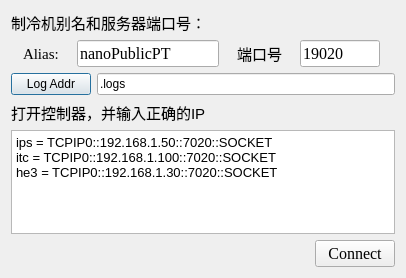
<?xml version="1.0" encoding="UTF-8"?>
<ui version="4.0">
 <class>Dialog</class>
 <widget class="QDialog" name="Dialog">
  <property name="geometry">
   <rect>
    <x>0</x>
    <y>0</y>
    <width>406</width>
    <height>278</height>
   </rect>
  </property>
  <property name="windowTitle">
   <string>Dialog</string>
  </property>
  <layout class="QVBoxLayout" name="verticalLayout">
   <item>
    <widget class="QLabel" name="label_5">
     <property name="font">
      <font>
       <pointsize>11</pointsize>
      </font>
     </property>
     <property name="text">
      <string>制冷机别名和服务器端口号：</string>
     </property>
    </widget>
   </item>
   <item>
    <layout class="QHBoxLayout" name="horizontalLayout">
     <item>
      <widget class="QLabel" name="label1">
       <property name="sizePolicy">
        <sizepolicy hsizetype="Fixed" vsizetype="Preferred">
         <horstretch>0</horstretch>
         <verstretch>0</verstretch>
        </sizepolicy>
       </property>
       <property name="font">
        <font>
         <family>Times New Roman</family>
         <pointsize>11</pointsize>
        </font>
       </property>
       <property name="text">
        <string>Alias:</string>
       </property>
      </widget>
     </item>
     <item>
      <widget class="QLineEdit" name="le_alias">
       <property name="sizePolicy">
        <sizepolicy hsizetype="Fixed" vsizetype="Fixed">
         <horstretch>0</horstretch>
         <verstretch>0</verstretch>
        </sizepolicy>
       </property>
       <property name="font">
        <font>
         <family>Times New Roman</family>
         <pointsize>12</pointsize>
        </font>
       </property>
       <property name="text">
        <string>nanoPublicPT</string>
       </property>
      </widget>
     </item>
     <item>
      <widget class="QLabel" name="label1_18">
       <property name="sizePolicy">
        <sizepolicy hsizetype="Fixed" vsizetype="Preferred">
         <horstretch>0</horstretch>
         <verstretch>0</verstretch>
        </sizepolicy>
       </property>
       <property name="font">
        <font>
         <family>Times New Roman</family>
         <pointsize>11</pointsize>
        </font>
       </property>
       <property name="text">
        <string>端口号</string>
       </property>
      </widget>
     </item>
     <item>
      <widget class="QLineEdit" name="le_port">
       <property name="sizePolicy">
        <sizepolicy hsizetype="Fixed" vsizetype="Fixed">
         <horstretch>0</horstretch>
         <verstretch>0</verstretch>
        </sizepolicy>
       </property>
       <property name="minimumSize">
        <size>
         <width>80</width>
         <height>0</height>
        </size>
       </property>
       <property name="maximumSize">
        <size>
         <width>80</width>
         <height>16777215</height>
        </size>
       </property>
       <property name="font">
        <font>
         <family>Times New Roman</family>
         <pointsize>12</pointsize>
        </font>
       </property>
       <property name="text">
        <string>19020</string>
       </property>
      </widget>
     </item>
    </layout>
   </item>
   <item>
    <layout class="QHBoxLayout" name="horizontalLayout_2">
     <item>
      <widget class="QPushButton" name="pb_log_addr">
       <property name="text">
        <string>Log Addr</string>
       </property>
      </widget>
     </item>
     <item>
      <widget class="QLineEdit" name="le_log_addr">
       <property name="text">
        <string>.logs</string>
       </property>
       <property name="readOnly">
        <bool>true</bool>
       </property>
      </widget>
     </item>
    </layout>
   </item>
   <item>
    <widget class="QLabel" name="label_4">
     <property name="font">
      <font>
       <pointsize>11</pointsize>
      </font>
     </property>
     <property name="text">
      <string>打开控制器，并输入正确的IP</string>
     </property>
    </widget>
   </item>
   <item>
    <widget class="QPlainTextEdit" name="pte_pt_addr">
     <property name="minimumSize">
      <size>
       <width>0</width>
       <height>65</height>
      </size>
     </property>
     <property name="font">
      <font>
       <pointsize>10</pointsize>
      </font>
     </property>
     <property name="plainText">
      <string>ips = TCPIP0::192.168.1.50::7020::SOCKET
itc = TCPIP0::192.168.1.100::7020::SOCKET
he3 = TCPIP0::192.168.1.30::7020::SOCKET</string>
     </property>
    </widget>
   </item>
   <item>
    <layout class="QHBoxLayout" name="horizontalLayout_15">
     <item>
      <spacer name="horizontalSpacer">
       <property name="orientation">
        <enum>Qt::Horizontal</enum>
       </property>
       <property name="sizeHint" stdset="0">
        <size>
         <width>40</width>
         <height>20</height>
        </size>
       </property>
      </spacer>
     </item>
     <item>
      <widget class="QPushButton" name="pb_connect">
       <property name="font">
        <font>
         <family>Times New Roman</family>
         <pointsize>12</pointsize>
        </font>
       </property>
       <property name="text">
        <string>Connect</string>
       </property>
      </widget>
     </item>
    </layout>
   </item>
   <item>
    <spacer name="verticalSpacer">
     <property name="orientation">
      <enum>Qt::Vertical</enum>
     </property>
     <property name="sizeHint" stdset="0">
      <size>
       <width>20</width>
       <height>40</height>
      </size>
     </property>
    </spacer>
   </item>
  </layout>
 </widget>
 <resources/>
 <connections/>
</ui>
